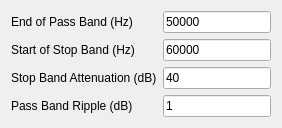
         <widget class="QWidget" name="firlpfPage">
          <layout class="QFormLayout" name="formLayout">
           <property name="fieldGrowthPolicy">
            <enum>QFormLayout::AllNonFixedFieldsGrow</enum>
           </property>
           <item row="0" column="0">
            <widget class="QLabel" name="endofLpfPassBandLabel">
             <property name="text">
              <string>End of Pass Band (Hz)</string>
             </property>
            </widget>
           </item>
           <item row="0" column="1">
            <widget class="QLineEdit" name="endofLpfPassBandEdit">
             <property name="text">
              <string>50000</string>
             </property>
            </widget>
           </item>
           <item row="1" column="0">
            <widget class="QLabel" name="startofLpfStopBandLabel">
             <property name="text">
              <string>Start of Stop Band (Hz)</string>
             </property>
            </widget>
           </item>
           <item row="1" column="1">
            <widget class="QLineEdit" name="startofLpfStopBandEdit">
             <property name="text">
              <string>60000</string>
             </property>
            </widget>
           </item>
           <item row="2" column="0">
            <widget class="QLabel" name="lpfStopBandAttenLabel">
             <property name="text">
              <string>Stop Band Attenuation (dB)</string>
             </property>
            </widget>
           </item>
           <item row="2" column="1">
            <widget class="QLineEdit" name="lpfStopBandAttenEdit">
             <property name="text">
              <string>40</string>
             </property>
            </widget>
           </item>
           <item row="3" column="0">
            <widget class="QLabel" name="lpfPassBandRippleLabel">
             <property name="text">
              <string>Pass Band Ripple (dB)</string>
             </property>
            </widget>
           </item>
           <item row="3" column="1">
            <widget class="QLineEdit" name="lpfPassBandRippleEdit">
             <property name="text">
              <string>1</string>
             </property>
            </widget>
           </item>
          </layout>
         </widget>
